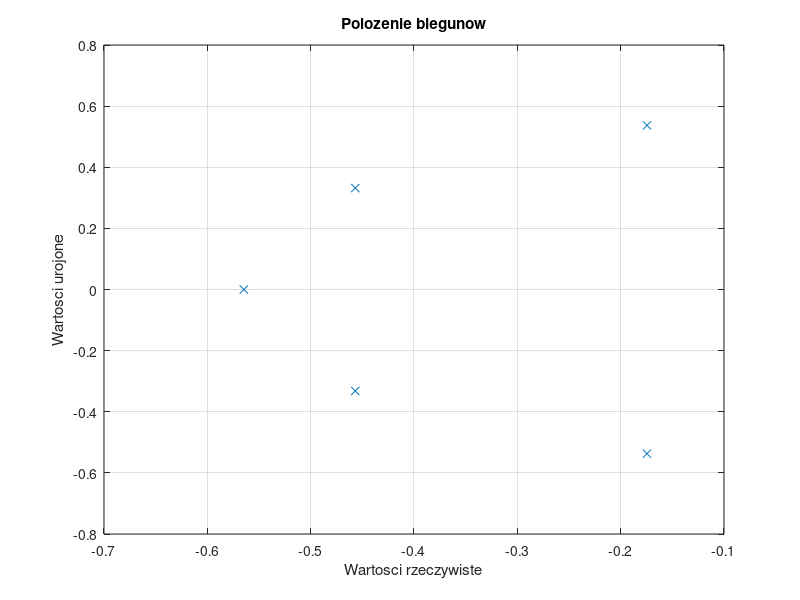
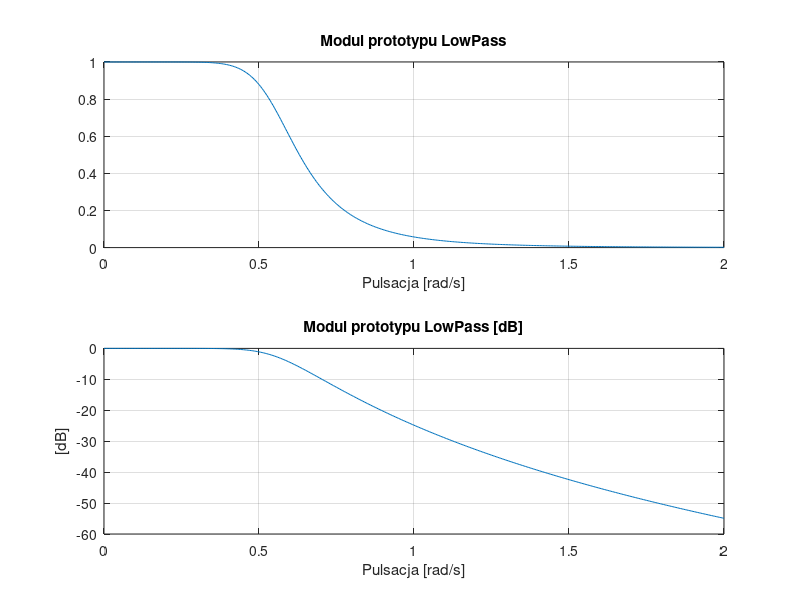

The MATLAB script that drew these images, in order: (Note: this script raises an error after producing the figures.)
%==========================================================================
% Projektowanie transmitancji analogowych filtrow LP, HP, BP, BS typu
% Butterwortha
% dzialanie programu wymaga funkcji z poprzednich cwiczen
%==========================================================================
clear all;
clc;
close all;

typ = 3;                    %rodzaj filtra 1-LP,2-HP,3-BP,4BS
apass = 1;                  %nieliniowosc pasma przepustowego w dB 
astop = 50;                 %tlumienie w pasmie zaporowym

if (typ==1)                 %filtr dolnoprzepustowy
    fpass = 1000;           %czestot. pasma przepustowego (apass) 
    fstop = 4000;           %czestot. pasma zapororwego (astop)
    ws = fstop/fpass;       %transformacja czestot. s=s'/w0
                            %w0=2*pi*fpass
end

if (typ==2)                 %filtr gornoprzepustowy
    fpass = 3000;           %czestot. pasma przepustowego (apass) 
    fstop = 2000;           %czestot. pasma zapororwego (astop)
    ws = fpass/fstop;       %transformacja czestot. s=s'/w0
                            %w0=2*pi*fpass
end

if (typ==3)                 %filtr pasmowoprzepustowy
    fs1 = 1500;             %dolna czestotliwosc stop 
    fp1 = 2000;             %dolna czestotliwosc pass 
    fp2 = 3000;             %gorna czestotliwosc pass 
    fs2 = 3500;             %gorna czestotliwosc stop 
    
    ws1t=(fs1^2-fp1*fp2)/(fs1*(fp2-fp1));
    ws2t=(fs2^2-fp1*fp2)/(fs2*(fp2-fp1));
                            %transformacje czestotliwosci
    ws=min(abs(ws1t),abs(ws2t));                                                    
end

if (typ==4)                 %filtr pasmowozaporowy
    fs1 = 1500;             %dolna czestotliwosc stop 
    fp1 = 2000;             %dolna czestotliwosc pass 
    fp2 = 3000;             %gorna czestotliwosc pass 
    fs2 = 3500;             %gorna czestotliwosc stop 
    
    ws1t=(fs1*(fp2-fp1))/(fs1^2-(fp2*fp1));
    ws2t=(fs2*(fp2-fp1))/(fs2^2-(fp2*fp1));
                            %transformacje czestotliwosci
    ws=min(abs(ws1t),abs(ws2t));                                                    
end


wzm_p=10^(-apass/20);
wzm_s=10^(-astop/20);       %przeliczenie decybeli na wartosc bezwzgl.


if((typ==1)||(typ==2))
    vp=2*pi*fpass;
    vs=2*pi*fstop;
    
    f_ps=[fpass,fstop];
    wzm_ps=[wzm_p,wzm_s];
    wzmdB_ps=[-apass,-astop];
end
if( (typ==3) || (typ==4) ) 
    vp = 2*pi*[fp1 fp2];
    vs = 2*pi*[fs1 fs2];
    
    vc = 2*pi*sqrt(fp1*fp2);%pulsacja srodka 
    dv = 2*pi*(fp2-fp1);    %szerokość filtra wokol  vc
    
    f_ps = [fp1,fp2,fs1,fs2];     
    wzm_ps = [wzm_p, wzm_p, wzm_s, wzm_s]; 
    wzmdB_ps = [-apass, -apass, -astop, -astop];
end

%============ wyznaczenie parametrow wybranego filtra =====================

wp=1;
N=ceil(log10((10^(astop/10)-1)./(10^(apass/10)-1))/(2*log(ws/wp)));
                            %liczba wymaganych biegunow (str. 148 wz. 6.53)
w0=ws/(10^(astop/10)-1)^(1/(2*N));
                            %promien okregu w3dB, pulsacja filtra
                            %(str. 148 wz. 6.54)



%========= wyznaczenie biegunow transmitancji prototypowego filtra LP =====
dfi0=(2*pi)/(2*N);          %kat 
fi=pi/2+dfi0/2+(0:N-1)*dfi0;%katy biegunow
p=w0*exp(1j*fi);            %bieguny
z=[];                       %zera
wzm=real(prod(-p));         %wzmocnienie
a=poly(p);                  %bieguny (wsp. mianownika wielomianu) A(z)
b=wzm;                      %licznik wielomianu B(z)

figure(1);
plot(real(p),imag(p),'x');
grid;
title('Polozenie biegunow');
xlabel('Wartosci rzeczywiste');
ylabel('Wartosci urojone');


%========== porownanie wlasnych funkcji z funkcjami MATLABa ===============
[NN,ww0] = buttord(vp,vs,apass,astop,'s');
                            %funkcja zwraca najnizszy rzad cyfrowego filtra
                            %Butterwortha, ktory ma tetnienie pasma
                            %przepustowego mniejsze niz Rp [dB]
blad_N=N-NN


%========== obliczenie charakterystyki czestotliwosciowej H(w) ============

w=0:0.005:2;                %zakres pulsacji unormowanej
H=freqs(b,a,w);             %odpowiedz czestotliwosciowa filtra B/A

figure(2);
subplot(2,1,1);
plot(w,abs(H));
grid;
title('Modul prototypu LowPass');
xlabel('Pulsacja [rad/s]');

subplot(2,1,2);
plot(w,20*log10(abs(H)));
grid;
title('Modul prototypu LowPass [dB]');
xlabel('Pulsacja [rad/s]');
ylabel('[dB]');

% Trans. czestot filtra analogowego: prot. unormowany > wynikowy filtr
if (typ==1)
    [z,p,wzm]=lp2lpTZ(z,p,wzm,vp);
end                     % LP na LP: s=s/w0
if (typ==2) 
    [z,p,wzm] = lp2hpTZ(z,p,wzm,vp);
end                     %LP na HP: s=w0/s
if (typ==3) 
    [z,p,wzm] = lp2bpTZ(z,p,wzm,vc,dv); 
end                     %LP na BP: s=(s^2+wc^2)/(dw*s)
if (typ==4) 
    [z,p,wzm] = lp2bsTZ(z,p,wzm,vc,dv);
end                     %LP na BS: s=(dw*s)/(s^2+wc^2)

b=wzm*poly(z);          %konwersja pierwiastkow na wielomian
a=poly(p);

% ======== Pokazanie zer i biegunow po transformacji czestot. =============
figure(3)
plot(real(z),imag(z),'o',real(p),imag(p),'x');
grid;
title('Polozenie zer i biegunow');

if isempty(z)
    legend('bieguny');
else
    legend('zera','bieguny');
end
xlabel('real');
ylabel('imag');

printsys(b,a,'s');

%========= charakterystyka czestotliwosciowa otrzymana ====================
NF=1000;                        %liczba probek
fmin=0;                         %dolna czestotliwosc
fmax=5000;                      %gorna czestotliwosc
f=fmin:(fmax-fmin)/(NF-1):fmax; %wszystkie czestotliwości
w=2*pi*f;                       %wszystkie pulasacje

H = freqs(b,a,w);
figure(4);
subplot(3,1,1);
plot(f,abs(H),'b',f_ps,wzm_ps,'ro');
grid;
legend('Odpowiedz czestotliwosciowa filtra','')
title('Modul');
xlabel('Czestotliwosc [Hz]');

subplot(3,1,2);
plot(f,20*log10(abs(H)),'b',f_ps,wzmdB_ps,'ro');
axis([fmin,fmax,-100,20]);
grid; 
title('Modul [dB]');
legend('Odpowiedz czestotliwosciowa filtra [dB]','')
xlabel('Czestotliwosc [Hz]');
ylabel('[dB]'); 

subplot(3,1,3);
plot(f,unwrap(angle(H)));
grid;
title('Odpowiedz fazowa,rozwinieta');
xlabel('Czestotliwosc [Hz]');
ylabel('[rad]');
